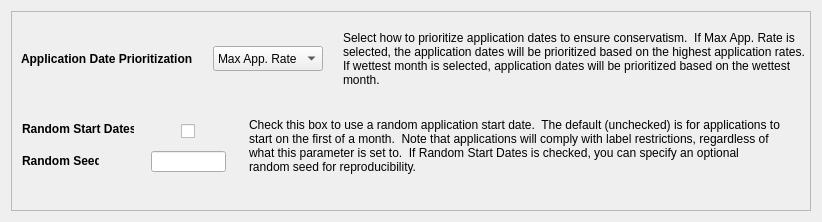
      <widget class="QWidget" name="datePrior">
       <property name="statusTip">
        <string>Date assignment parameters</string>
       </property>
       <attribute name="title">
        <string>Date Assignment</string>
       </attribute>
       <layout class="QGridLayout" name="gridLayout_6">
        <item row="0" column="0" alignment="Qt::AlignLeft|Qt::AlignTop">
         <widget class="QFrame" name="frame_5">
          <property name="sizePolicy">
           <sizepolicy hsizetype="Fixed" vsizetype="Fixed">
            <horstretch>0</horstretch>
            <verstretch>0</verstretch>
           </sizepolicy>
          </property>
          <property name="minimumSize">
           <size>
            <width>800</width>
            <height>200</height>
           </size>
          </property>
          <property name="font">
           <font>
            <family>Segoe UI</family>
            <pointsize>10</pointsize>
           </font>
          </property>
          <property name="frameShape">
           <enum>QFrame::StyledPanel</enum>
          </property>
          <property name="frameShadow">
           <enum>QFrame::Raised</enum>
          </property>
          <widget class="QWidget" name="layoutWidget">
           <property name="geometry">
            <rect>
             <x>10</x>
             <y>10</y>
             <width>786</width>
             <height>76</height>
            </rect>
           </property>
           <layout class="QHBoxLayout" name="horizontalLayout_5">
            <property name="spacing">
             <number>20</number>
            </property>
            <item>
             <widget class="QLabel" name="datePriorLabel">
              <property name="font">
               <font>
                <family>Segoe UI</family>
                <pointsize>9</pointsize>
                <weight>75</weight>
                <bold>true</bold>
               </font>
              </property>
              <property name="text">
               <string>Application Date Prioritization</string>
              </property>
             </widget>
            </item>
            <item>
             <widget class="QComboBox" name="datePriorComboBox">
              <property name="minimumSize">
               <size>
                <width>0</width>
                <height>25</height>
               </size>
              </property>
              <property name="font">
               <font>
                <family>Segoe UI</family>
                <pointsize>9</pointsize>
               </font>
              </property>
              <item>
               <property name="text">
                <string>Max App. Rate</string>
               </property>
              </item>
              <item>
               <property name="text">
                <string>Wettest Month</string>
               </property>
              </item>
             </widget>
            </item>
            <item>
             <widget class="QLabel" name="datePriorDesc">
              <property name="sizePolicy">
               <sizepolicy hsizetype="Expanding" vsizetype="Preferred">
                <horstretch>0</horstretch>
                <verstretch>0</verstretch>
               </sizepolicy>
              </property>
              <property name="font">
               <font>
                <family>Segoe UI</family>
                <pointsize>9</pointsize>
               </font>
              </property>
              <property name="text">
               <string>Select how to prioritize application dates to ensure conservatism.  If Max App. Rate is selected, the application dates will be prioritized based on the highest application rates.  If wettest month is selected, application dates will be prioritized based on the wettest month.</string>
              </property>
              <property name="wordWrap">
               <bool>true</bool>
              </property>
             </widget>
            </item>
           </layout>
          </widget>
          <widget class="QCheckBox" name="randomStartDatesBool">
           <property name="geometry">
            <rect>
             <x>170</x>
             <y>112</y>
             <width>16</width>
             <height>16</height>
            </rect>
           </property>
           <property name="sizePolicy">
            <sizepolicy hsizetype="Fixed" vsizetype="Fixed">
             <horstretch>0</horstretch>
             <verstretch>0</verstretch>
            </sizepolicy>
           </property>
           <property name="minimumSize">
            <size>
             <width>0</width>
             <height>0</height>
            </size>
           </property>
           <property name="baseSize">
            <size>
             <width>0</width>
             <height>0</height>
            </size>
           </property>
           <property name="font">
            <font>
             <family>Segoe UI</family>
             <pointsize>10</pointsize>
            </font>
           </property>
           <property name="layoutDirection">
            <enum>Qt::LeftToRight</enum>
           </property>
           <property name="text">
            <string/>
           </property>
          </widget>
          <widget class="QLabel" name="randomDateLabel">
           <property name="geometry">
            <rect>
             <x>11</x>
             <y>110</y>
             <width>112</width>
             <height>16</height>
            </rect>
           </property>
           <property name="font">
            <font>
             <family>Segoe UI</family>
             <pointsize>9</pointsize>
             <weight>75</weight>
             <bold>true</bold>
            </font>
           </property>
           <property name="text">
            <string>Random Start Dates</string>
           </property>
          </widget>
          <widget class="QLabel" name="randomSeedLabel">
           <property name="geometry">
            <rect>
             <x>11</x>
             <y>142</y>
             <width>77</width>
             <height>16</height>
            </rect>
           </property>
           <property name="font">
            <font>
             <family>Segoe UI</family>
             <pointsize>9</pointsize>
             <weight>75</weight>
             <bold>true</bold>
            </font>
           </property>
           <property name="text">
            <string>Random Seed</string>
           </property>
          </widget>
          <widget class="QLabel" name="randomDateDesc">
           <property name="geometry">
            <rect>
             <x>238</x>
             <y>105</y>
             <width>531</width>
             <height>60</height>
            </rect>
           </property>
           <property name="sizePolicy">
            <sizepolicy hsizetype="Expanding" vsizetype="Preferred">
             <horstretch>0</horstretch>
             <verstretch>0</verstretch>
            </sizepolicy>
           </property>
           <property name="font">
            <font>
             <family>Segoe UI</family>
             <pointsize>9</pointsize>
            </font>
           </property>
           <property name="text">
            <string>Check this box to use a random application start date.  The default (unchecked) is for applications to start on the first of a month.  Note that applications will comply with label restrictions, regardless of what this parameter is set to.  If Random Start Dates is checked, you can specify an optional random seed for reproducibility.</string>
           </property>
           <property name="wordWrap">
            <bool>true</bool>
           </property>
          </widget>
          <widget class="QLineEdit" name="randomSeed">
           <property name="geometry">
            <rect>
             <x>140</x>
             <y>140</y>
             <width>75</width>
             <height>21</height>
            </rect>
           </property>
           <property name="sizePolicy">
            <sizepolicy hsizetype="Fixed" vsizetype="Fixed">
             <horstretch>0</horstretch>
             <verstretch>0</verstretch>
            </sizepolicy>
           </property>
           <property name="maximumSize">
            <size>
             <width>75</width>
             <height>16777215</height>
            </size>
           </property>
           <property name="font">
            <font>
             <family>Segoe UI</family>
             <pointsize>9</pointsize>
            </font>
           </property>
          </widget>
         </widget>
        </item>
       </layout>
      </widget>
